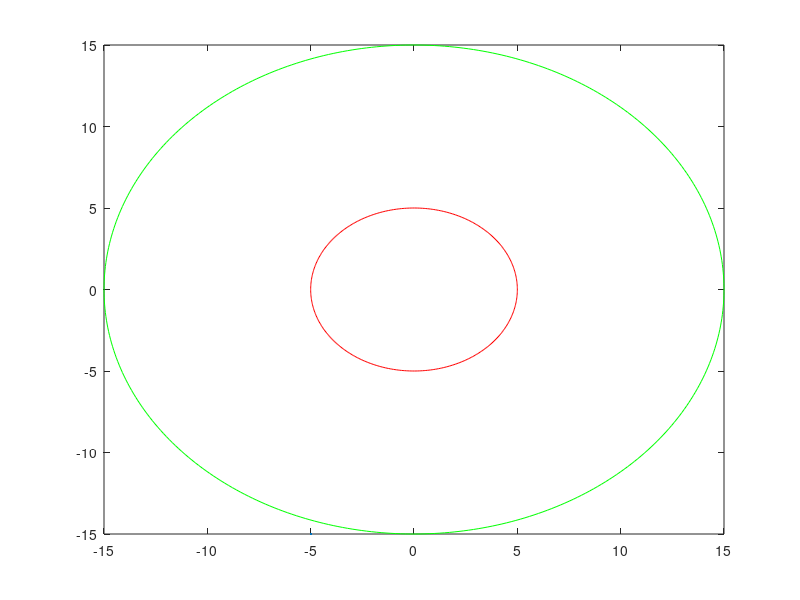

MATLAB code for this plot:
theta = linspace(-pi,pi,400);
r1 = 5;
x1 = r1*cos(theta);
y1 = r1*sin(theta);
%plot(x1,y1,'r');
%hold on;
r2 = 15;
x2 = r2*cos(theta);
y2 = r2*sin(theta);
plot(x1,y1,'r',x2,y2,'g');
hold on;
%------
for k=1:10:1
    plot(x1(k), x2(k));
    pause(0.2);
end
